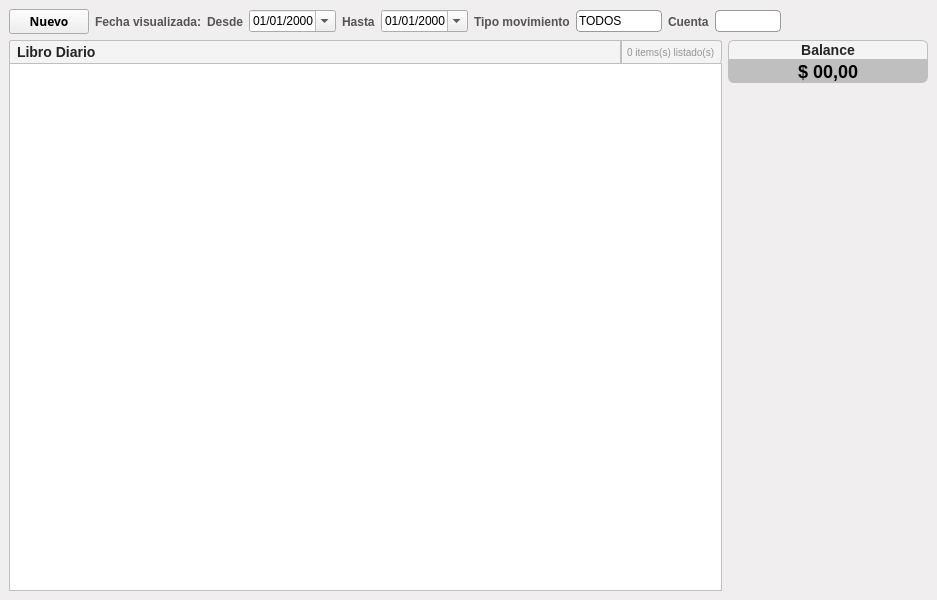
<?xml version="1.0" encoding="UTF-8"?>
<ui version="4.0">
 <class>MainWindow</class>
 <widget class="QMainWindow" name="MainWindow">
  <property name="geometry">
   <rect>
    <x>0</x>
    <y>0</y>
    <width>937</width>
    <height>600</height>
   </rect>
  </property>
  <property name="windowTitle">
   <string>MainWindow</string>
  </property>
  <property name="styleSheet">
   <string notr="true">QMainWindow{
background-color:#F0EEEE ;

border-top-left-radius: 6px 6px;
border-top-right-radius: 6px 6px;
border-bottom-right-radius: 6px 6px;
border-bottom-left-radius: 6px 6px;
}

QComboBox {
border: 1px solid #999999; 
border-radius: 4px;
padding: 2px 2px 2px 2px;
min-width: 6em;
}

QComboBox::down-arrow {
image: url(:newPrefix/arrow_down.png);
height: 10px;
}
QComboBox:editable {
background: white;
border-radius: 0px;
}
QComboBox::drop-down { border-style: none}

QLabel{color:rgb(85, 85, 85);font:bold;font-family: Ubuntu, Helvetica, sans-serif;}</string>
  </property>
  <widget class="QWidget" name="centralwidget">
   <layout class="QVBoxLayout" name="verticalLayout_4">
    <item>
     <layout class="QHBoxLayout" name="horizontalLayout">
      <item>
       <widget class="QPushButton" name="btNew">
        <property name="sizePolicy">
         <sizepolicy hsizetype="Preferred" vsizetype="Fixed">
          <horstretch>0</horstretch>
          <verstretch>0</verstretch>
         </sizepolicy>
        </property>
        <property name="minimumSize">
         <size>
          <width>80</width>
          <height>0</height>
         </size>
        </property>
        <property name="font">
         <font>
          <family>Ubuntu,Helvetica,sans-serif</family>
          <weight>75</weight>
          <bold>true</bold>
         </font>
        </property>
        <property name="cursor">
         <cursorShape>PointingHandCursor</cursorShape>
        </property>
        <property name="text">
         <string>Nuevo</string>
        </property>
       </widget>
      </item>
      <item>
       <layout class="QHBoxLayout" name="horizontalLayout_9">
        <item>
         <widget class="QLabel" name="label_8">
          <property name="text">
           <string>Fecha visualizada:</string>
          </property>
         </widget>
        </item>
        <item>
         <widget class="QLabel" name="label">
          <property name="text">
           <string>Desde</string>
          </property>
         </widget>
        </item>
        <item>
         <widget class="QDateEdit" name="deFechaMostradaDesde">
          <property name="displayFormat">
           <string>dd/MM/yyyy</string>
          </property>
          <property name="calendarPopup">
           <bool>true</bool>
          </property>
         </widget>
        </item>
        <item>
         <widget class="QLabel" name="label_2">
          <property name="text">
           <string>Hasta</string>
          </property>
         </widget>
        </item>
        <item>
         <widget class="QDateEdit" name="deFechaMostradaHasta">
          <property name="displayFormat">
           <string>dd/MM/yyyy</string>
          </property>
          <property name="calendarPopup">
           <bool>true</bool>
          </property>
         </widget>
        </item>
       </layout>
      </item>
      <item>
       <layout class="QHBoxLayout" name="horizontalLayout_8">
        <item>
         <widget class="QLabel" name="label_7">
          <property name="styleSheet">
           <string notr="true"/>
          </property>
          <property name="text">
           <string>Tipo movimiento</string>
          </property>
         </widget>
        </item>
        <item>
         <widget class="QComboBox" name="cbTipoMovimiento">
          <item>
           <property name="text">
            <string>TODOS</string>
           </property>
          </item>
          <item>
           <property name="text">
            <string>INGRESOS</string>
           </property>
          </item>
          <item>
           <property name="text">
            <string>EGRESOS</string>
           </property>
          </item>
         </widget>
        </item>
       </layout>
      </item>
      <item>
       <layout class="QHBoxLayout" name="horizontalLayout_7">
        <item>
         <widget class="QLabel" name="label_6">
          <property name="text">
           <string>Cuenta</string>
          </property>
         </widget>
        </item>
        <item>
         <widget class="QComboBox" name="cbCuentas"/>
        </item>
        <item>
         <spacer name="horizontalSpacer_2">
          <property name="orientation">
           <enum>Qt::Horizontal</enum>
          </property>
          <property name="sizeHint" stdset="0">
           <size>
            <width>40</width>
            <height>20</height>
           </size>
          </property>
         </spacer>
        </item>
       </layout>
      </item>
     </layout>
    </item>
    <item>
     <layout class="QHBoxLayout" name="horizontalLayout_2" stretch="4,1">
      <item>
       <layout class="QVBoxLayout" name="verticalLayout_3">
        <property name="spacing">
         <number>0</number>
        </property>
        <item>
         <layout class="QHBoxLayout" name="horizontalLayout_5" stretch="4">
          <property name="spacing">
           <number>6</number>
          </property>
          <item>
           <layout class="QHBoxLayout" name="horizontalLayout_4">
            <property name="spacing">
             <number>0</number>
            </property>
            <item>
             <widget class="QLabel" name="lbTitle">
              <property name="sizePolicy">
               <sizepolicy hsizetype="Expanding" vsizetype="Minimum">
                <horstretch>0</horstretch>
                <verstretch>0</verstretch>
               </sizepolicy>
              </property>
              <property name="minimumSize">
               <size>
                <width>42</width>
                <height>0</height>
               </size>
              </property>
              <property name="styleSheet">
               <string notr="true">QLabel {
color: #252424;
background-color:rgb(244, 244, 244);

padding:3px;
font: bold 14px;
font-family: Ubuntu, Helvetica, sans-serif;
border: 1px solid #BFBFBF;

border-bottom: 0px solid white;
border-top-left-radius: 3px ;
border-top-right-radius: 0px solid white;
border-bottom-right-radius: 0px ;

}</string>
              </property>
              <property name="text">
               <string>Libro Diario</string>
              </property>
             </widget>
            </item>
            <item>
             <widget class="QLabel" name="lbItemsCount">
              <property name="sizePolicy">
               <sizepolicy hsizetype="Preferred" vsizetype="Preferred">
                <horstretch>0</horstretch>
                <verstretch>0</verstretch>
               </sizepolicy>
              </property>
              <property name="minimumSize">
               <size>
                <width>42</width>
                <height>0</height>
               </size>
              </property>
              <property name="styleSheet">
               <string notr="true">QLabel {
color: rgb(147, 147, 147);
background-color:rgb(244, 244, 244);

padding:3px;
font: 10px;
font-family: Ubuntu, Helvetica, sans-serif;
border: 1px solid #BFBFBF;

border-top-left-radius: 0px solid rgb(244, 244, 244);
border-top-right-radius: 3px;
border-bottom-right-radius: 3px;
border-bottom-left-radius: 0px;
border-bottom: 0px solid white;
}</string>
              </property>
              <property name="text">
               <string>0 items(s) listado(s)</string>
              </property>
             </widget>
            </item>
           </layout>
          </item>
         </layout>
        </item>
        <item>
         <widget class="QTableWidget" name="twItems">
          <property name="font">
           <font>
            <family>Ubuntu,Helvetica,sans-serif</family>
           </font>
          </property>
          <property name="styleSheet">
           <string notr="true">QHeaderView::section {
border-radius: 3px;
padding: 2px 4px 2px 4px;

/* Fuente */
color: #3A3939;
text-align: left;
font-family: Ubuntu, Helvetica, sans-serif;

background-color:rgb(244, 244, 244);
/*qlineargradient(spread:reflect, x1:1, y1:1, x2:1, y2:0, stop:0 rgba(240, 240, 240, 255), stop:0.509174 rgba(250, 250, 250, 255), stop:0.963303 rgba(255, 255, 255, 255));*/
/* Bordes */
border-bottom: 1px solid #E3E3E3;
border-top: 1px solid #FFFFFF;
padding:6px;
border-top-left-radius: 0px;

}

QTableWidget{
font-family: Ubuntu, Helvetica, sans-serif;
/*font-size: 12px;*/
text-align: left;

border: 1px solid #BFBFBF;

}</string>
          </property>
          <property name="frameShape">
           <enum>QFrame::Box</enum>
          </property>
          <property name="lineWidth">
           <number>0</number>
          </property>
          <property name="editTriggers">
           <set>QAbstractItemView::AnyKeyPressed</set>
          </property>
          <property name="alternatingRowColors">
           <bool>true</bool>
          </property>
          <property name="selectionMode">
           <enum>QAbstractItemView::SingleSelection</enum>
          </property>
          <property name="selectionBehavior">
           <enum>QAbstractItemView::SelectRows</enum>
          </property>
          <property name="textElideMode">
           <enum>Qt::ElideLeft</enum>
          </property>
          <property name="verticalScrollMode">
           <enum>QAbstractItemView::ScrollPerItem</enum>
          </property>
          <property name="horizontalScrollMode">
           <enum>QAbstractItemView::ScrollPerItem</enum>
          </property>
          <property name="showGrid">
           <bool>true</bool>
          </property>
          <property name="gridStyle">
           <enum>Qt::NoPen</enum>
          </property>
          <property name="sortingEnabled">
           <bool>true</bool>
          </property>
          <property name="wordWrap">
           <bool>true</bool>
          </property>
          <property name="cornerButtonEnabled">
           <bool>false</bool>
          </property>
          <attribute name="horizontalHeaderVisible">
           <bool>true</bool>
          </attribute>
          <attribute name="horizontalHeaderHighlightSections">
           <bool>true</bool>
          </attribute>
          <attribute name="horizontalHeaderShowSortIndicator" stdset="0">
           <bool>true</bool>
          </attribute>
          <attribute name="horizontalHeaderStretchLastSection">
           <bool>true</bool>
          </attribute>
          <attribute name="verticalHeaderVisible">
           <bool>false</bool>
          </attribute>
          <attribute name="verticalHeaderCascadingSectionResizes">
           <bool>true</bool>
          </attribute>
          <attribute name="verticalHeaderDefaultSectionSize">
           <number>24</number>
          </attribute>
          <attribute name="verticalHeaderHighlightSections">
           <bool>false</bool>
          </attribute>
          <attribute name="verticalHeaderShowSortIndicator" stdset="0">
           <bool>false</bool>
          </attribute>
          <attribute name="verticalHeaderStretchLastSection">
           <bool>false</bool>
          </attribute>
         </widget>
        </item>
       </layout>
      </item>
      <item>
       <layout class="QVBoxLayout" name="verticalLayout_2">
        <item>
         <layout class="QVBoxLayout" name="verticalLayout">
          <property name="spacing">
           <number>0</number>
          </property>
          <item>
           <widget class="QLabel" name="lbTitulo_2">
            <property name="sizePolicy">
             <sizepolicy hsizetype="Preferred" vsizetype="Minimum">
              <horstretch>0</horstretch>
              <verstretch>0</verstretch>
             </sizepolicy>
            </property>
            <property name="minimumSize">
             <size>
              <width>100</width>
              <height>0</height>
             </size>
            </property>
            <property name="styleSheet">
             <string notr="true">QLabel {
color: #252424;
background-color:rgb(244, 244, 244);

padding:1px;
font: bold 14px;
font-family: Ubuntu, Helvetica, sans-serif;
border: 1px solid #BFBFBF;


border-top-left-radius: 6px;
border-top-right-radius: 6px;
border-bottom-left-radius: 0px ;
border-bottom-right-radius: 0px ;
}</string>
            </property>
            <property name="text">
             <string>Balance</string>
            </property>
            <property name="alignment">
             <set>Qt::AlignCenter</set>
            </property>
           </widget>
          </item>
          <item>
           <widget class="QLabel" name="lbBalance">
            <property name="sizePolicy">
             <sizepolicy hsizetype="Preferred" vsizetype="Minimum">
              <horstretch>0</horstretch>
              <verstretch>0</verstretch>
             </sizepolicy>
            </property>
            <property name="minimumSize">
             <size>
              <width>200</width>
              <height>0</height>
             </size>
            </property>
            <property name="styleSheet">
             <string notr="true">QLabel {
color: black;
background-color: #BFBFBF;
font: bold 18px;
font-family: Ubuntu, Helvetica, sans-serif;
border: 1px solid #BFBFBF;
border-top-left-radius: 0px;border-top-right-radius: 0px;border-bottom-right-radius: 6px;border-bottom-left-radius: 6px;
}</string>
            </property>
            <property name="text">
             <string>$ 00,00</string>
            </property>
            <property name="alignment">
             <set>Qt::AlignCenter</set>
            </property>
           </widget>
          </item>
          <item>
           <spacer name="verticalSpacer">
            <property name="orientation">
             <enum>Qt::Vertical</enum>
            </property>
            <property name="sizeHint" stdset="0">
             <size>
              <width>20</width>
              <height>40</height>
             </size>
            </property>
           </spacer>
          </item>
         </layout>
        </item>
       </layout>
      </item>
     </layout>
    </item>
   </layout>
  </widget>
 </widget>
 <resources>
  <include location="images_rc/images.qrc"/>
 </resources>
 <connections/>
</ui>
